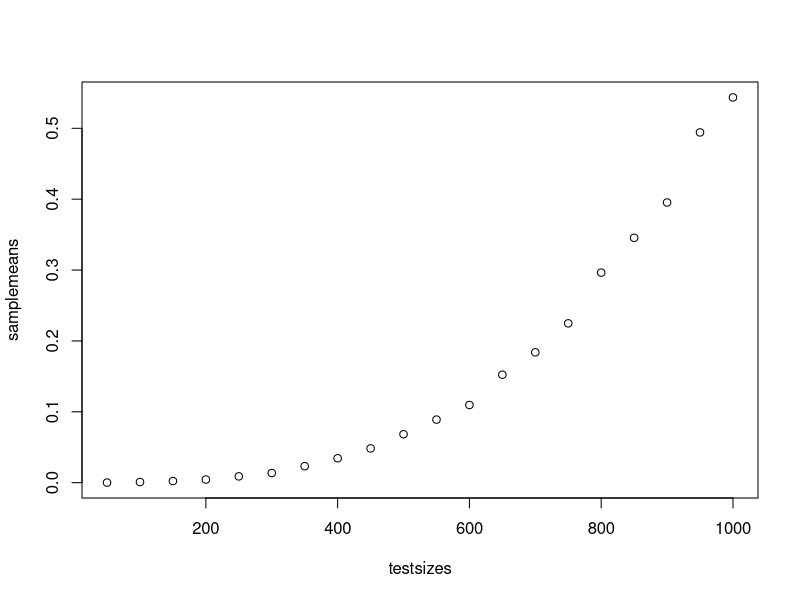

Generate this figure with R:
# Rohan McLure
# Matrix algebra 

# tests is the size of the data being input.
# samplesize is the number of trials allocated to each load size.
benchmark <- function(testsizes, nsamples)
{
	samplemeans <- c()
	
	for (i in 1:length(testsizes))
	{
		dataset = c()

		for (trial in 1:nsamples)
		{
			# Populates the entry for an input size with its trial time.
			dataset[trial] <- matrix_multiplication_bench(testsizes[i])
		}

		print(dataset)
	
		samplemeans[i] <- mean(dataset)
	}

	pdf(file="performance_curve.pdf")
	plot(testsizes,samplemeans)

}

# Generates matrix A and vector b, solves for X = Ab, barplot contents of X.
matrix_arithmetic_bench <- function(size)
{
	A <- rand_matrix(TRUE, size)
	b <- rand_matrix(FALSE, size)

	# Solves matrix, plots contents of variable vector X.
	dt <- system.time(X <- solve(A,b))[3]
	dt <- dt + system.time(barplot(1:length(X),X))[3]
	return (dt)
}

# Multiplies matrices A and B
matrix_multiplication_bench <- function(size)
{
	A <- rand_matrix(TRUE, size)
	B <- rand_matrix(TRUE, size)

	return (system.time(A %*% B)[3])
}

rand_matrix <- function(is_matrix, slength)
{	
	n = slength
	
	if (is_matrix)
	{
		n <- n ** 2
	}
	
	# Generates a line of members for the matrix.
	members <- sample(-10:10, size=n, replace=TRUE)

	return( matrix((members), nrow=slength ))
}

divisibility_bench <- function(size)
{
	data <- sample(-100:100, size, replace=TRUE)
	moduli <- sample(1:10, size, replace=TRUE)

	return (system.time(data %% moduli)[3])
}


benchmark(50*1:20, 10)
